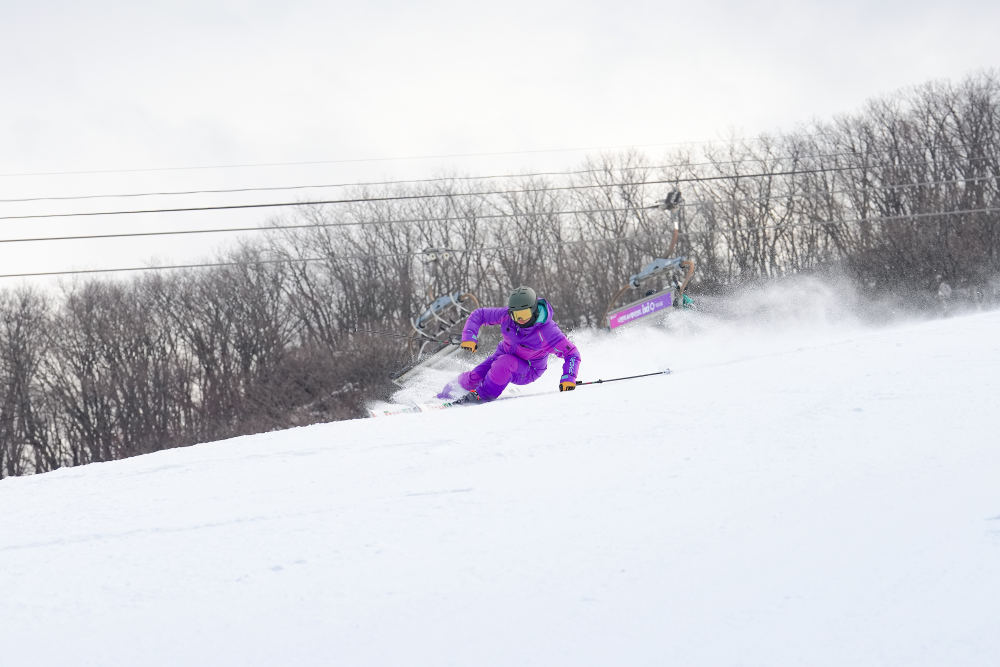
#> input picture images/byun-gyusik-1.jpg, 3000 x 2000 px (shown at 1/3 size); its folder holds 4 pictures in this run
$ python optimize_images.py
#> lines starting #> are read from the running program, lines starting #| are printed output that depends on the picture
from PIL import Image
import os

# 최적화할 이미지 목록 (images 폴더의 모든 jpg 파일)
import glob
images = glob.glob('images/*.jpg')

for img_path in images:
    if os.path.exists(img_path):
        print(f"Optimizing {img_path}...")

        # 이미지 열기
        img = Image.open(img_path)
#> img is the input picture: PIL image 3000x2000 RGB; mean R, G, B 211.3, 212.1, 217.1

        # 크기 조정 (최대 1200px)
        max_size = 1200
        if img.width > max_size or img.height > max_size:
            if img.width > img.height:
                new_width = max_size
                new_height = int(img.height * (max_size / img.width))
#> new_height = 800
            else:
                new_height = max_size
                new_width = int(img.width * (max_size / img.height))
            img = img.resize((new_width, new_height), Image.Resampling.LANCZOS)
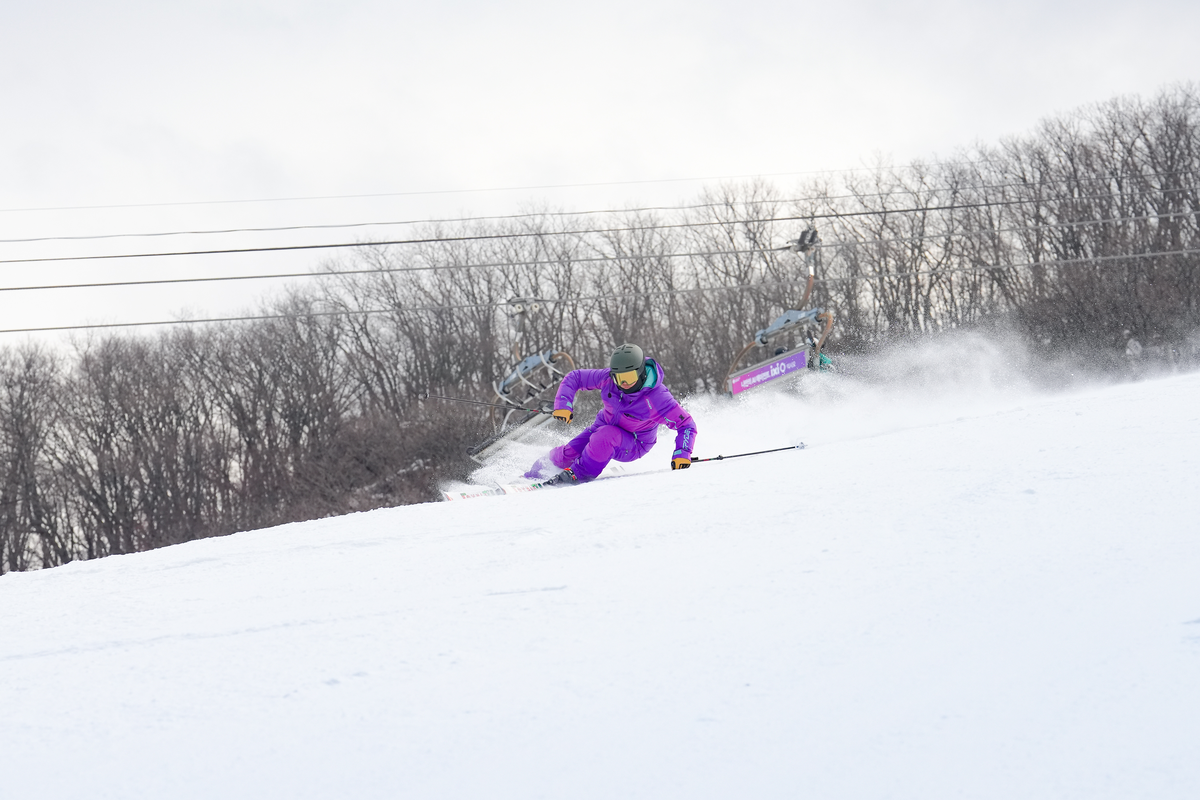
#> img: PIL image 1200x800 RGB; mean R, G, B 211.3, 212.1, 217.1

        # RGB로 변환 (JPEG는 RGBA를 지원하지 않음)
        if img.mode in ('RGBA', 'P'):
            img = img.convert('RGB')

        # 품질을 85%로 저장 (원본 덮어쓰기)
        img.save(img_path, 'JPEG', quality=85, optimize=True)

        # 파일 크기 확인
        size = os.path.getsize(img_path) / 1024 / 1024
        print(f"  -> Saved: {size:.2f} MB")
#> pass 2 of the loop `for img_path in images:`:
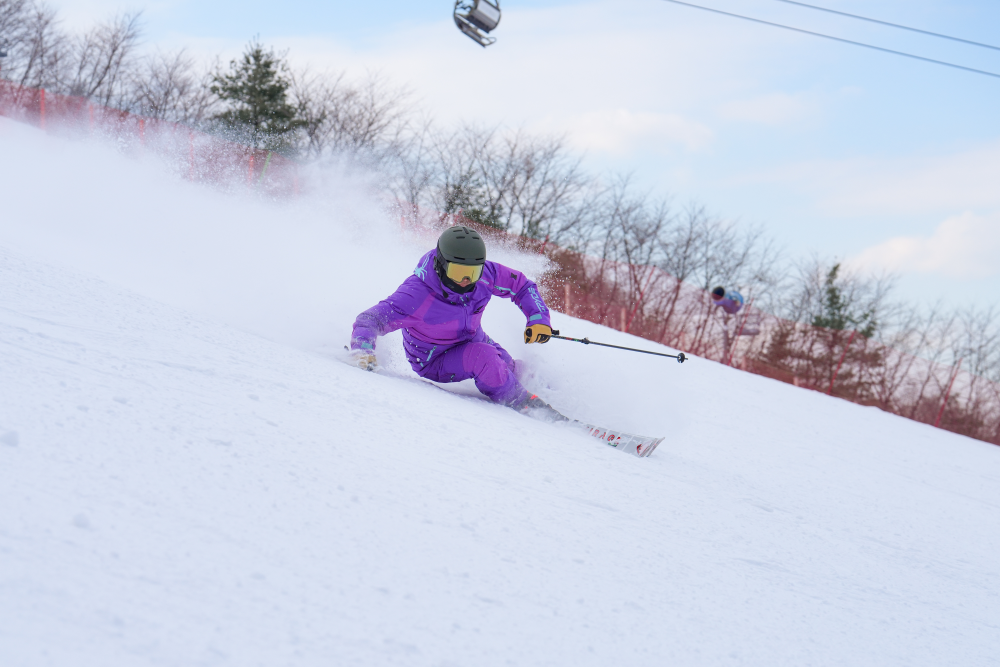
#> input picture images/byun-gyusik-2.jpg, 3000 x 2000 px (shown at 1/3 size)
#> img is the input picture: PIL image 3000x2000 RGB; mean R, G, B 203.2, 208.8, 227
#> `img = img.resize((new_width, new_height), Image.Resampling.LANCZOS)`:
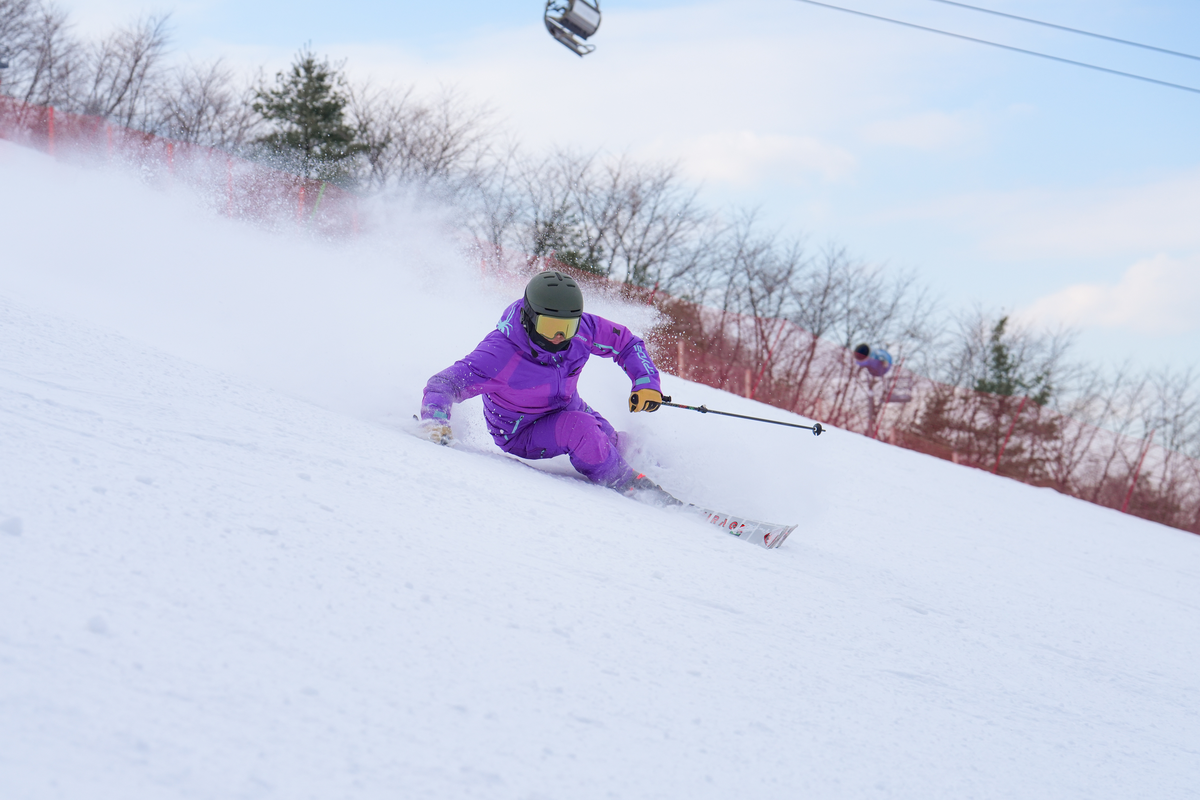
#> img: PIL image 1200x800 RGB; mean R, G, B 203.2, 208.8, 227
#> pass 3 of the loop `for img_path in images:`:
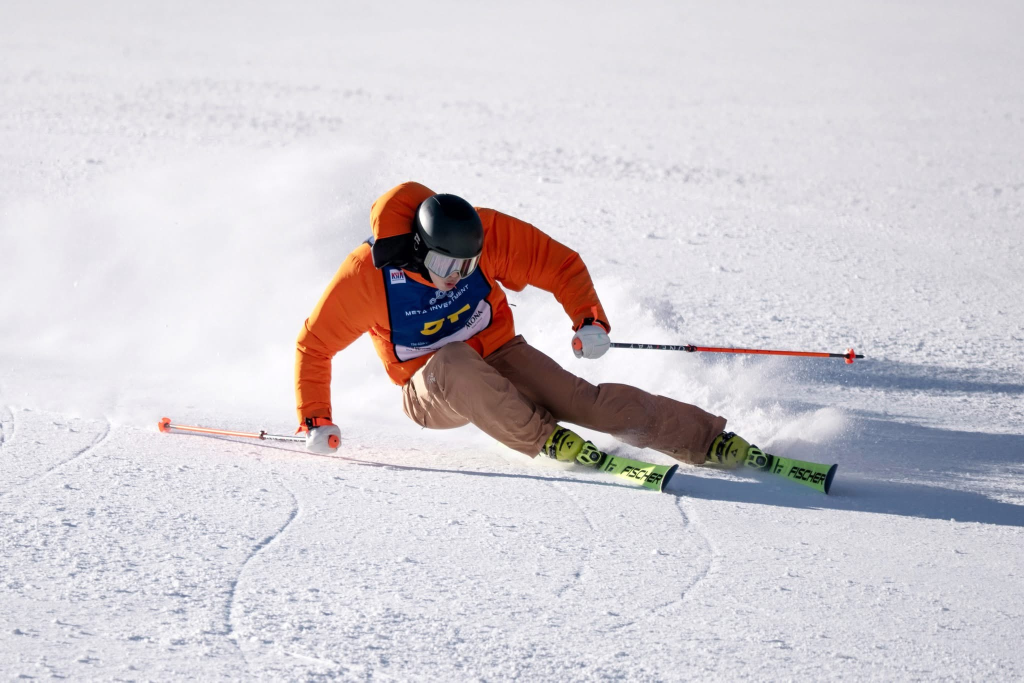
#> input picture images/byun-jinhwan-1.jpg, 2048 x 1365 px (shown at 1/2 size)
#> img is the input picture: PIL image 2048x1365 RGB; mean R, G, B 209.1, 204, 209.3
#> `img = img.resize((new_width, new_height), Image.Resampling.LANCZOS)`:
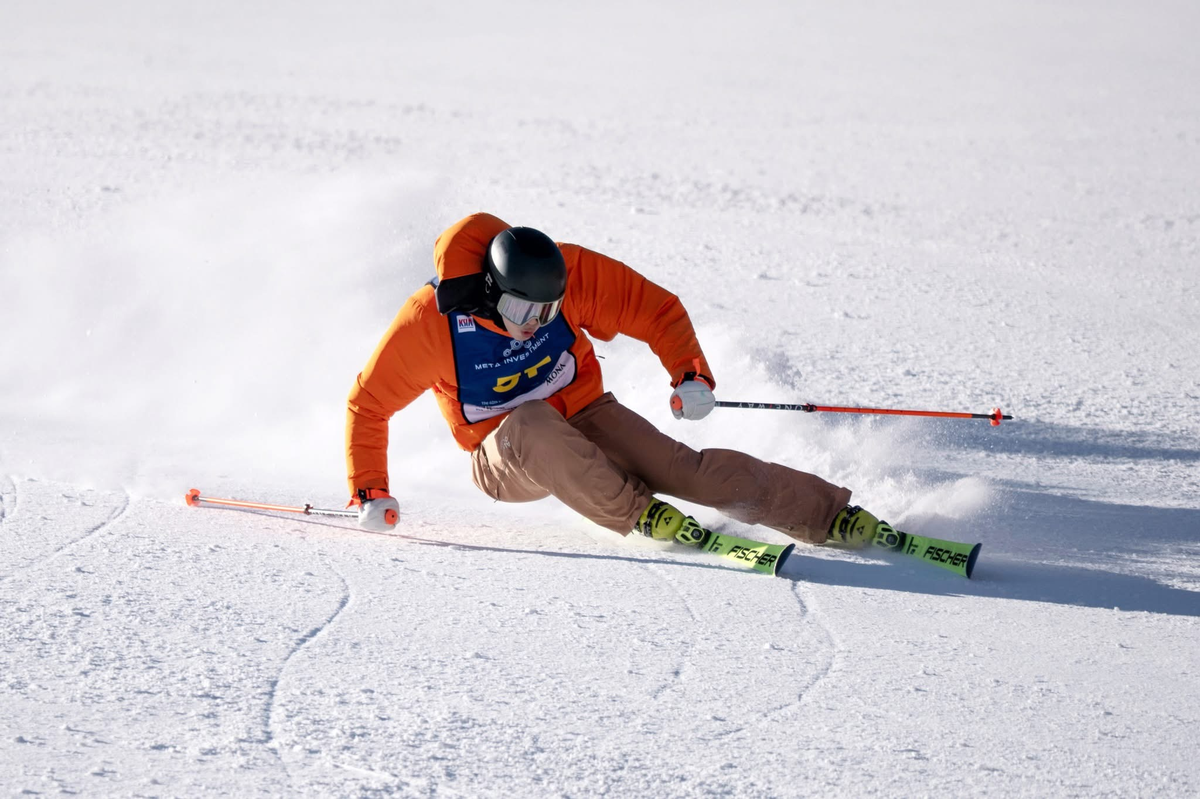
#> img: PIL image 1200x799 RGB; mean R, G, B 209.1, 204, 209.3
#> the loop made 4 passes; the first 3 are shown

print("All images optimized!")
